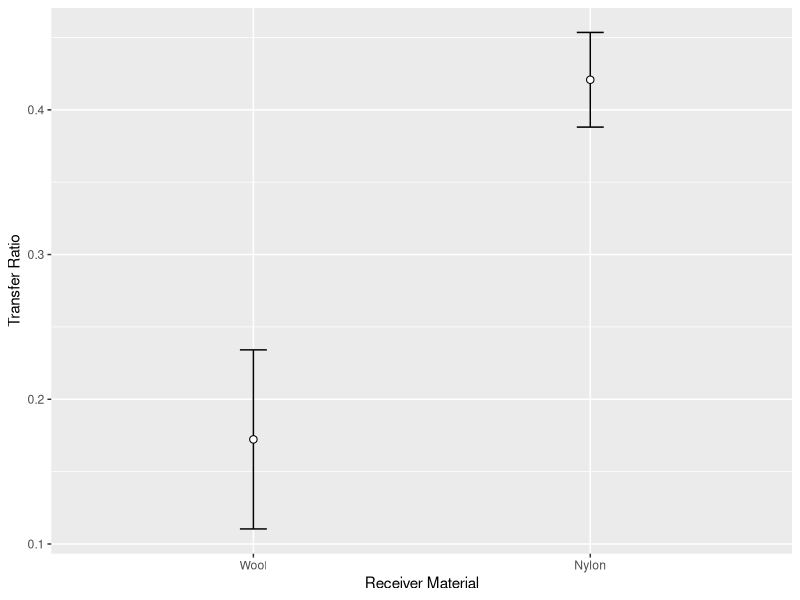

Write R code to recreate this figure.
## ---- chunk 1
knitr::opts_chunk$set(echo = TRUE, message = FALSE, warning = FALSE)
# libraries
library(readxl)
library(plyr)
library(ggplot2)
library(dplyr)
## ---- chunk 2
# functions
## Gives count, mean, standard deviation, standard error of the mean, and confidence interval (default 95%).
##   data: a data frame.
##   measurevar: the name of a column that contains the variable to be summariezed
##   groupvars: a vector containing names of columns that contain grouping variables
##   na.rm: a boolean that indicates whether to ignore NA's
##   conf.interval: the percent range of the confidence interval (default is 95%)
summarySE <- function(data=NULL, measurevar, groupvars=NULL, na.rm=FALSE,
                      conf.interval=.95, .drop=TRUE) {
    # New version of length which can handle NA's: if na.rm==T, don't count them
    length2 <- function (x, na.rm=FALSE) {
        if (na.rm) sum(!is.na(x))
        else       length(x)
    }

    # This does the summary. For each group's data frame, return a vector with
    # N, mean, and sd
    datac <- ddply(data, groupvars, .drop=.drop,
      .fun = function(xx, col) {
        c(N    = length2(xx[[col]], na.rm=na.rm),
          mean = mean   (xx[[col]], na.rm=na.rm),
          sd   = sd     (xx[[col]], na.rm=na.rm)
        )
      },
      measurevar
    )

    # Rename the "mean" column    
    datac <- plyr::rename(datac, c("mean" = measurevar))

    datac$se <- datac$sd / sqrt(datac$N)  # Calculate standard error of the mean

    # Confidence interval multiplier for standard error
    # Calculate t-statistic for confidence interval: 
    # e.g., if conf.interval is .95, use .975 (above/below), and use df=N-1
    ciMult <- qt(conf.interval/2 + .5, datac$N-1)
    datac$ci <- datac$se * ciMult

    return(datac)
}
## ---- chunk 3
# Read in ML's data
my.dat = read_xlsx("dat/20191030DatasetPaper.xlsx", sheet = "DataMl")

# only use the transfer experiments for Groups 1 & 2. Groups 3-6 are not 
# clear in what they are and don't fit with the rest. Mostly Persistence?
# TODO - deal with Groups 3-6 later
transfer.dat = my.dat %>% filter(Time == "00000" & Group %in% c(1,2)) %>% select(c("Substrate", "ActivityID", "ObsType", "Count", "Mass", "Duration", "Group", "Repeat")) 
transfer.dat

## ---- chunk 4

# fix column types
transfer.dat$Count = as.numeric(transfer.dat$Count)
transfer.dat$Group = as.character(transfer.dat$Group)
transfer.dat$Repeat = as.character(transfer.dat$Repeat)

# add a photoID column to keep track of which datapoint is which
photo.id = rep(paste0("P", seq(1:5)), as.integer(nrow(transfer.dat)/5+1))
transfer.dat = data.frame(PhotoID = photo.id[1:nrow(transfer.dat)], transfer.dat)

# split out each set of photos...
p1 = transfer.dat %>% filter(PhotoID == "P1") %>% select(Mass,Duration,Group,Repeat,Count)
p2 = transfer.dat %>% filter(PhotoID == "P2") %>% select(Mass,Duration,Group,Repeat,Count)
p3 = transfer.dat %>% filter(PhotoID == "P3") %>% select(Mass,Duration,Group,Repeat,Count)
p4 = transfer.dat %>% filter(PhotoID == "P4") %>% select(Mass,Duration,Group,Repeat,Count)
p5 = transfer.dat %>% filter(PhotoID == "P5") %>% select(Mass,Duration,Group,Repeat,Count)

# ...and merge
merge.dat = data.frame(p1, p2$Count, p3$Count, p4$Count, p5$Count)
names(merge.dat) = c("Mass","Duration","Group","Repeat","P1","P2","P3","P4","P5")

# calculate the Transfer Ratios and Efficiencies
# NB: the summarise() function can be problematic here, if plyr is loaded
#     after dplyr. Check that first if this stops working.
final.dat = merge.dat %>% group_by(Mass, Duration, Group, Repeat) %>% summarise(Donor = P3 - P1, Receiver = P5 - P2, Donor_post = P3 - P4) %>% mutate(Ratio = Receiver/Donor, Efficiency = Receiver/Donor_post)

summ.dat = summarySE(final.dat, measurevar = "Ratio", groupvars = c("Group"))

## ---- chunk 5

ggplot(summ.dat, aes(x = Group, y = Ratio)) + 
  geom_point(size=2.2) +
  geom_errorbar(aes(ymin = Ratio-se, ymax = Ratio+se), width = 0.08) +
  geom_point(colour = "white") +
  scale_x_discrete(labels = c("Wool", "Nylon")) +
  labs(x = "Receiver Material",
       y = "Transfer Ratio")
